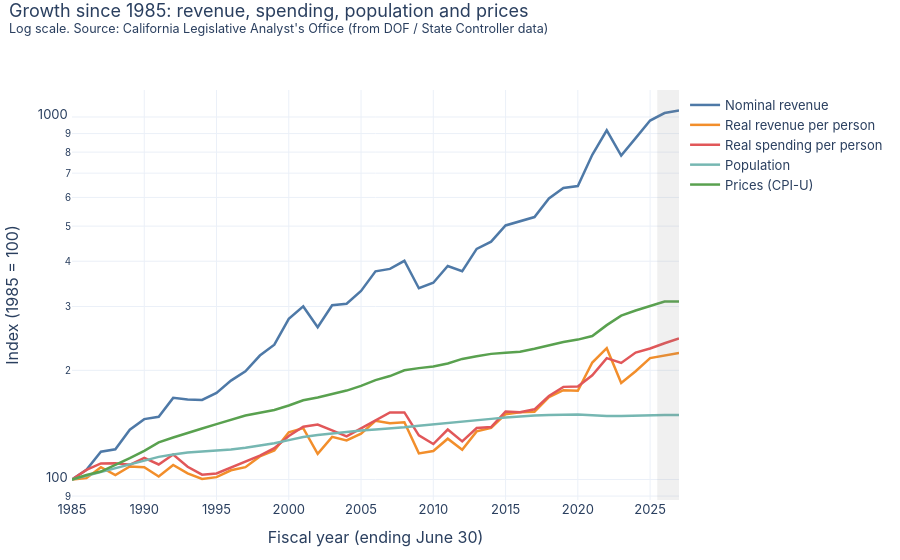

The cell this chart's notebook holds for it:
### Code cell
START = 1985
idx = pd.DataFrame({
    "Nominal revenue": df.revenue,
    "Real revenue per person": df.revenue * df.cpi_factor / df.population_k,
    "Real spending per person": df.spending * df.cpi_factor / df.population_k,
    "Population": df.population_k,
    "Prices (CPI-U)": 1 / df.cpi_factor,
}).loc[START:]
idx = idx / idx.iloc[0] * 100
fig = go.Figure()
for i, c in enumerate(idx.columns):
    fig.add_trace(go.Scatter(x=idx.index, y=idx[c], name=c, mode="lines", line=dict(color=PALETTE[i], width=2.5)))
fig.update_layout(yaxis_title=f"Index ({START} = 100)", xaxis_title="Fiscal year (ending June 30)", yaxis_type="log")
fig.add_vrect(x0=LAST_ACTUAL_FY + 0.5, x1=idx.index.max(), fillcolor="grey", opacity=0.12, line_width=0)
base_layout(fig, f"Growth since {START}: revenue, spending, population and prices", "Log scale. " + SOURCE_NOTE)
fig.show()
